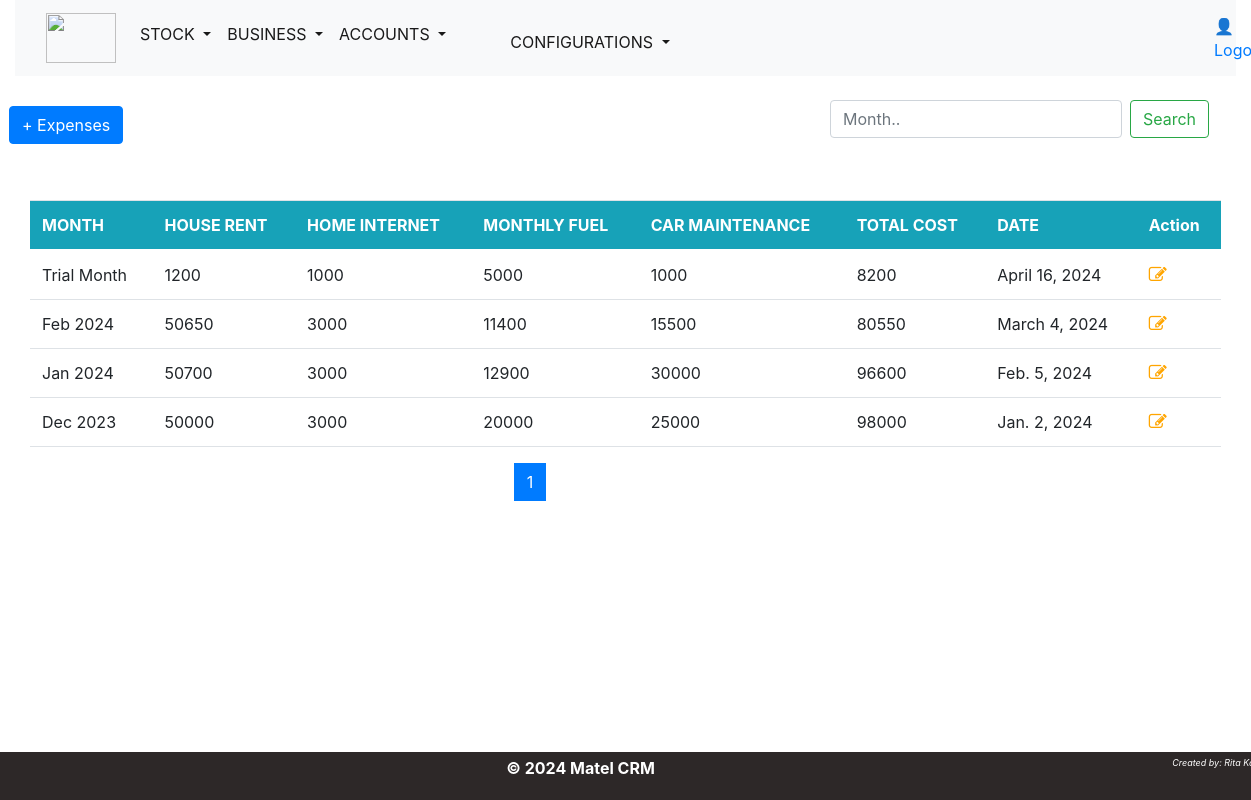
Screenshot of /personalexpenseslist with the database file from the repository.
### matel/models.py (models this page shows, shortened)
class PersonalExpenses(models.Model):
    month=models.CharField(max_length=50)
    houserent=models.PositiveIntegerField(default=0)
    homeinternet=models.PositiveIntegerField(default=0)
    monthlyfuel=models.PositiveIntegerField(default=0)
    carmaintenance=models.PositiveIntegerField(default=0)
    date=models.DateField(default=timezone.now)
    totalcost=models.PositiveIntegerField(default='0')

### matel/views.py (the view)
# urls.py: path('personalexpenseslist', views.personalexpenses_list, name='personalexpenseslist'),
def personalexpenses_list(request):
    template= 'matel/expenses/personalexpenses.html'
    personallists = PersonalExpenses.objects.all().order_by('-id')
    page=Paginator(personallists,7)
    page_list=request.GET.get('page')
    page = page.get_page(page_list)
    context={
        'page':page,
        }
    return render(request,template , context)

### matel/templates/matel/expenses/personalexpenses.html (shortened to what this page needs)
{% extends 'base.html' %}
{% load crispy_forms_tags %}
{% block content %}
<div class="row my-4">
    <div class="row" style="margin-bottom: 1rem;">
        <div class="col-md-2">
            <div class="row" style="margin-top:0.35em;">
                <a href="{% url 'matel:addpersonalexpense' %}">
                    <button type="submit" class="btn btn-primary" >+ Expenses</button>
                </a>
        </div>
        </div>
        <div class="col-md-6">
        </div>
            <div class="col-md-4">
                <form class="d-flex" action="{% url 'matel:searchpersonalexpense' %}" method="GET">
                    <input class="form-control me-2" name="searched" type="search" placeholder="Month.." aria-label="Search">
                    <button class="btn btn-outline-success" type="submit">Search</button>
                  </form>
            </div>
    </div>
    </div>
    <div class="col-md-12">
        <table class="table bg-white">
            <thead class="bg-info text-white">
                <tr>
                    <th scope="col">MONTH</th>
                    <th scope="col">HOUSE RENT</th>
                    <th scope="col">HOME INTERNET</th>
                    <th scope="col">MONTHLY FUEL</th>
                    <th scope="col">CAR MAINTENANCE</th>
                    <th scope="col">TOTAL COST</th>
                    <th scope="col">DATE</th>
                    <th scope="col">Action</th>
                </tr>
            </thead>
            <tbody>
                {% for n in page.object_list %}
                <tr>
                    <td>{{ n.month|capfirst }}</td>
                    <td>{{ n.houserent}}</td>
                    <td>{{ n.homeinternet }}</td>
                    <td>{{ n.monthlyfuel }}</td>
                    <td>{{ n.carmaintenance }}</td>
                    <td>{{ n.totalcost }}</td>
                    <td>{{ n.date }}</td>
                    <td><a href="{%url 'matel:updatepersonalexpense' n.id%}">
                        <span class="fa fa-edit" style="color: orange; font-size: large;"></span>
                    </a>&nbsp;</td>
                </tr>
                {% endfor %}
            </tbody>
        </table>
    </div>
    <div class="container">
        <div class="row my-6">
            <div class="col-md-4 offset-md-3">
                <nav aria-label="Page navigation example">
                    <ul class="pagination justify-content-center">
                      <li class="page-item">
                        {% for num_page in page.paginator.page_range %} <br>
                        {% if page.number == num_page %}
                        <li class="page-item active" aria-current="page">
                            <a class="page-link"  href="{% url 'matel:personalexpenseslist' %}?page={{num_page}}">{{ num_page }}</a>
                        </li>
                        {% else %}
                        <li class="page-item" aria-current="page">
                            <a class="page-link"  href="{% url 'matel:personalexpenseslist' %}?page={{num_page}}">{{ num_page }}</a>
                        </li>
                        {% endif %} <br>
                        {% endfor %}
                    </ul>
                  </nav>
            </div>
        </div>
       </div>
</div>
{% endblock %}

### assets/css/main.css (style rules this page uses)
body { font-family: "Helvetica", Sans-Serif; background-color: lavenderblush; color: #333; margin: 0; padding: 0; height: 80%; }
.container { width: 100%; margin: 0 auto; }
@media screen and (min-width: 901px) { body { font-size: 18px; } }

### assets/css/inventory.css (style rules this page uses)
body { margin: 0; font-family: 'Arial', sans-serif; background-image: url('/assets/images/background.jpg'); background-size: cover; background-position: fill; background-repeat: no-repeat; height: 100vh; }

### rows the page displays
PersonalExpenses: month "Trial Month", houserent "1200", homeinternet "1000", monthlyfuel "5000", carmaintenance "1000", totalcost "8200", date "April 16, 2024"
PersonalExpenses: month "Feb 2024", houserent "50650", homeinternet "3000", monthlyfuel "11400", carmaintenance "15500", totalcost "80550", date "March 4, 2024"
PersonalExpenses: month "Jan 2024", houserent "50700", homeinternet "3000", monthlyfuel "12900", carmaintenance "30000", totalcost "96600", date "Feb. 5, 2024"
PersonalExpenses: month "Dec 2023", houserent "50000", homeinternet "3000", monthlyfuel "20000", carmaintenance "25000", totalcost "98000", date "Jan. 2, 2024"

### other values shown
{{ num_page }} "1"
